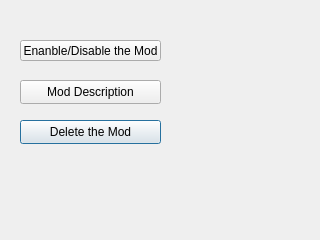
<?xml version="1.0" encoding="UTF-8"?>
<ui version="4.0">
 <class>Dialog</class>
 <widget class="QDialog" name="Dialog">
  <property name="geometry">
   <rect>
    <x>0</x>
    <y>0</y>
    <width>320</width>
    <height>240</height>
   </rect>
  </property>
  <property name="windowTitle">
   <string>Dialog</string>
  </property>
  <widget class="QPushButton" name="pushButton_del">
   <property name="geometry">
    <rect>
     <x>20</x>
     <y>120</y>
     <width>141</width>
     <height>24</height>
    </rect>
   </property>
   <property name="text">
    <string>Delete the Mod</string>
   </property>
  </widget>
  <widget class="QPushButton" name="pushButton_endisable">
   <property name="geometry">
    <rect>
     <x>20</x>
     <y>40</y>
     <width>141</width>
     <height>21</height>
    </rect>
   </property>
   <property name="text">
    <string>Enanble/Disable the Mod</string>
   </property>
  </widget>
  <widget class="QPushButton" name="pushButton_description">
   <property name="geometry">
    <rect>
     <x>20</x>
     <y>80</y>
     <width>141</width>
     <height>24</height>
    </rect>
   </property>
   <property name="text">
    <string>Mod Description</string>
   </property>
  </widget>
 </widget>
 <resources/>
 <connections/>
</ui>
